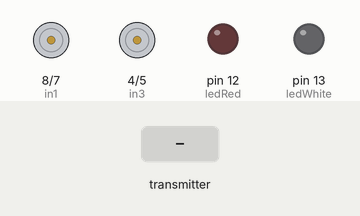
This sketch was run on a simulated Arduino Uno, built with avr-gcc and run on an emulated ATmega328P. On the bench: motor-driver pin pairs drawn as motors (green arrow = first pin HIGH = forward, orange = second pin HIGH = backward, longer = more drive, scaled by the enable pin), output pins drawn as LEDs (lit = HIGH). The inputs (shaded band) are chosen by the test bench. What the sketch prints to the serial monitor is not drawn.

Above: at 1.2 s.
1.3 s: the transmitter starts sending readChannel.0 = 1000
At 1.8 s:
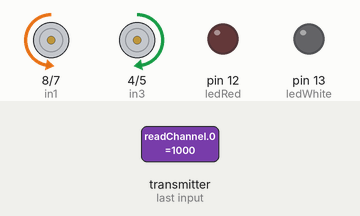
2.8 s: the transmitter starts sending readChannel.0 = 2000
At 4.0 s:
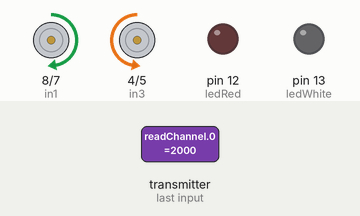
4.3 s: the transmitter starts sending readChannel.2 = 1000
At 5.1 s:
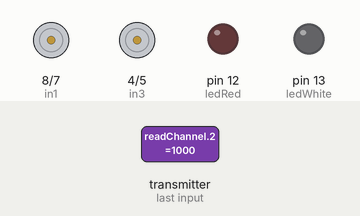
5.8 s: the transmitter starts sending readChannel.2 = 1250
At 6.4 s:
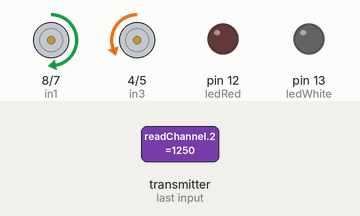
7.3 s: the transmitter starts sending readChannel.0 = 1250
At 7.6 s:
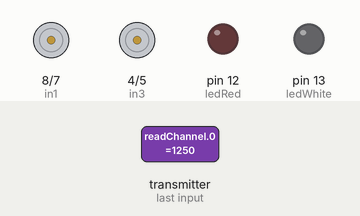
8.8 s: the transmitter starts sending readChannel.1 = 1000
At 9.7 s:
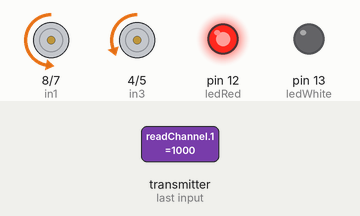
Timing chart, 0 to 11.3 s (numbered marks = the images above; inputs shaded):
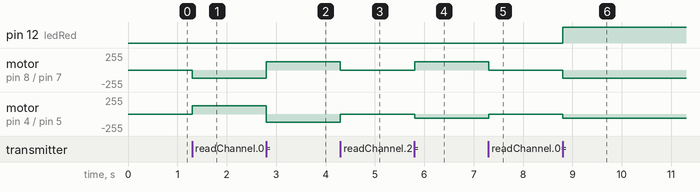

The sketch:

FlySkyCarIbusL298N.ino
```cpp
#include <IBusBM.h>
IBusBM ibus;


// Read the number of a given channel and convert to the range provided.
// If the channel is off, return the default value
int readChannel(byte channelInput, int minLimit, int maxLimit, int defaultValue) {
  uint16_t ch = ibus.readChannel(channelInput);
  if (ch < 100) return defaultValue;
  return map(ch, 1000, 2000, minLimit, maxLimit);
}

// Read the channel and return a boolean value
bool readSwitch(byte channelInput, bool defaultValue) {
  int intDefaultValue = (defaultValue) ? 100 : 0;
  int ch = readChannel(channelInput, 0, 100, intDefaultValue);
  return (ch > 50);
}


// Motor A

int enA = 9;
int in1 = 8;
int in2 = 7;

// Motor B

int enB = 3;
int in3 = 4;
int in4 = 5;

// leds
int ledWhite = 13;
int ledRed = 12;

//-------------------------------------------------------------------------------
void setup() {
  pinMode(enA, OUTPUT);
  pinMode(enB, OUTPUT);
  pinMode(in1, OUTPUT);
  pinMode(in2, OUTPUT);
  pinMode(in3, OUTPUT);
  pinMode(in4, OUTPUT);

  Serial.begin(115200);

  // Attach iBus object to serial port
  ibus.begin(Serial,1);

  pinMode(ledWhite, OUTPUT);
  pinMode(ledRed, OUTPUT);

  digitalWrite(ledWhite, LOW);
  digitalWrite(ledRed, LOW);

}

//-------------------------------------------------------------------------------
void loop() {
 int  rcCH1 = readChannel(0, -100, 100, 0);
int  rcCH2 = readChannel(1, -100, 100, 0 );
int rcCH3 = readChannel(2, 0, 255, 125);

  // Print values to serial monitor for debugging
  Serial.print("Ch1 = ");
  Serial.print(rcCH1);
  Serial.print("   §§   Ch2 = ");
  Serial.print(rcCH2);

  Serial.print("   §§   Ch3 = ");
  Serial.println(rcCH3);


  int speed = rcCH3;

  if (rcCH1 > 50)
  {
     // ,,,,,,,,,,,,,,,,,,,,,,,,,,,,,,,,,,,,,,,,,,,,,,,,,,,,,,,,,,,,,,,,,,,,,,,right
     Serial.print("right  speed : ");
     // Turn on motor A
        digitalWrite(in1, HIGH);
        digitalWrite(in2, LOW);
        analogWrite(enA, speed);
     // Turn on motor B
        digitalWrite(in3, LOW);
        digitalWrite(in4, HIGH);
        analogWrite(enB, speed);

        digitalWrite(ledWhite, LOW);
        digitalWrite(ledRed, LOW);

  }
  else  if (rcCH1 < -50)
  {
   // ,,,,,,,,,,,,,,,,,,,,,,,,,,,,,,,,,,,,,,,,,,,,,,,,,,,,,,,,,,,,,,,,,,,,,,,,,left
    Serial.print("left  speed : ");
    // Turn on motor A
        digitalWrite(in1, LOW);
        digitalWrite(in2, HIGH);
        analogWrite(enA, speed);
     // Turn on motor B
        digitalWrite(in3, HIGH);
        digitalWrite(in4, LOW);
        analogWrite(enB, speed);

        digitalWrite(ledWhite, LOW);
        digitalWrite(ledRed, LOW);
  }
  else if (rcCH2 > 50)
  {
      //,,,,,,,,,,,,,,,,,,,,,,,,,,,,,,,,,,,,,,,,,,,,,,,,,,,,,,,,,,,,,,,,,,,,, direct
     Serial.println("--> direct  speed : ");
     // Turn on motor A
        digitalWrite(in1, HIGH);
        digitalWrite(in2, LOW);
        analogWrite(enA, speed);
     // Turn on motor B
        digitalWrite(in3, HIGH);
        digitalWrite(in4, LOW);
        analogWrite(enB, speed);

        digitalWrite(ledWhite, HIGH);
        digitalWrite(ledRed, LOW);

  }
  else  if (rcCH2 < -50)
  {
     //,,,,,,,,,,,,,,,,,,,,,,,,,,,,,,,,,,,,,,,,,,,,,,,,,,,,,,,,,,,,,,,,,,,,,,, reverse
     Serial.print("reverse  speed : ");
     // Turn on motor A
        digitalWrite(in1, LOW);
        digitalWrite(in2, HIGH);
        analogWrite(enA, speed);
     // Turn on motor B
        digitalWrite(in3, LOW);
        digitalWrite(in4, HIGH);
        analogWrite(enB, speed);

        digitalWrite(ledWhite, LOW);
        digitalWrite(ledRed, HIGH);
  }
  else
  {

    // ,,,,,,,,,,,,,,,,,,,,,,,,,,,,,,,,,,,,,,,,,,,,,,,,,,,,,,,,,,,,,,,,,,,,,,,,,,,,stop
    Serial.print("stop  speed : ");
    // Turn on motor A
        digitalWrite(in1, LOW);
        digitalWrite(in2, LOW);
        analogWrite(enA, speed);
     // Turn on motor B
        digitalWrite(in3, LOW);
        digitalWrite(in4, LOW);
        analogWrite(enB, speed);

       digitalWrite(ledWhite, LOW);
       digitalWrite(ledRed, LOW);

  }
  Serial.println( speed);


 delay(3);


}
```

Measured:
- after the input at 1.3 s, motor on pin 8 (in1) / pin 7 (in2): stopped → backward 127/255 at once; motor on pin 4 (in3) / pin 5 (in4): stopped → forward 127/255 at once
- after the input at 2.8 s, motor on pin 8 (in1) / pin 7 (in2): backward 127/255 → forward 127/255 at once; motor on pin 4 (in3) / pin 5 (in4): forward 127/255 → backward 127/255 at once
- after the input at 4.3 s, motor on pin 8 (in1) / pin 7 (in2): forward 127/255 → stopped at once; motor on pin 4 (in3) / pin 5 (in4): backward 127/255 → stopped at once
- after the input at 5.8 s, motor on pin 8 (in1) / pin 7 (in2): stopped → forward 127/255 at once; motor on pin 4 (in3) / pin 5 (in4): stopped → backward 63/255 at once
- after the input at 7.3 s, motor on pin 8 (in1) / pin 7 (in2): forward 127/255 → stopped at once; motor on pin 4 (in3) / pin 5 (in4): backward 63/255 → stopped at once
- after the input at 8.8 s, pin 12 (ledRed): LOW → HIGH at once; motor on pin 8 (in1) / pin 7 (in2): stopped → backward 127/255 at once; motor on pin 4 (in3) / pin 5 (in4): stopped → backward 63/255 at once
